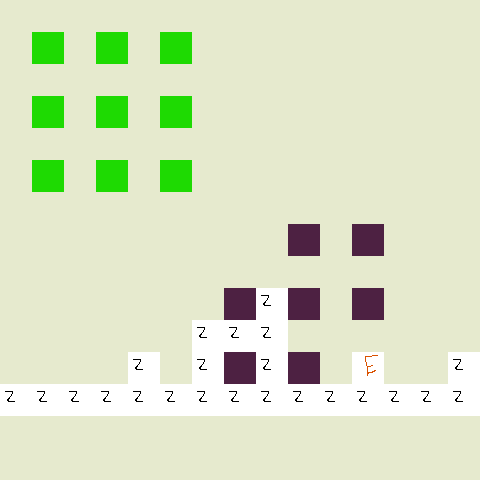

A level layout from a 2D game, rendered from its tile map. Below: a short description, then the map file with its tile-grid data intact:
An orthogonal 15x15 tile map with 32x32 px tiles, 4 tile layers (Ground, Wall, OtherSpritesheetTest, Enemies), 2 tilesets and 3 objects.

<map version="1.0" orientation="orthogonal" renderorder="right-down" width="15" height="15" tilewidth="32" tileheight="32" nextobjectid="5">
 <tileset firstgid="1" name="spritesheet" tilewidth="32" tileheight="32" tilecount="300">
  <image source="spritesheet.png" width="640" height="480" />
 </tileset>
 <tileset firstgid="301" name="OtherSpritesheet" tilewidth="32" tileheight="32" tilecount="300">
  <image source="map-spritesheet.png" width="640" height="480" />
 </tileset>
 <layer name="Ground" width="15" height="15">
  <data encoding="csv">
2,2,2,2,2,2,2,2,2,2,2,2,2,2,2,
2,2,2,2,2,2,2,2,2,2,2,2,2,2,2,
2,2,2,2,2,2,2,2,2,2,2,2,2,2,2,
2,2,2,2,2,2,2,2,2,2,2,2,2,2,2,
2,2,2,2,2,2,2,2,2,2,2,2,2,2,2,
2,2,2,2,2,2,2,2,2,2,2,2,2,2,2,
2,2,2,2,2,2,2,2,2,2,2,2,2,2,2,
2,2,2,2,2,2,2,2,2,2,2,2,2,2,2,
2,2,2,2,2,2,2,2,2,2,2,2,2,2,2,
2,2,2,2,2,2,2,2,2,2,2,2,2,2,2,
2,2,2,2,2,2,2,2,2,2,2,2,2,2,2,
2,2,2,2,2,2,2,2,2,2,2,2,2,2,2,
2,2,2,2,2,2,2,2,2,2,2,2,2,2,2,
2,2,2,2,2,2,2,2,2,2,2,2,2,2,2,
2,2,2,2,2,2,2,2,2,2,2,2,2,2,2
</data>
 </layer>
 <layer name="Wall" width="15" height="15">
  <data encoding="csv">
0,0,0,0,0,0,0,0,0,0,0,0,0,0,0,
0,1,0,1,0,1,0,0,0,0,0,0,0,0,0,
0,0,0,0,0,0,0,0,0,0,0,0,0,0,0,
0,1,0,1,0,1,0,0,0,0,0,0,0,0,0,
0,0,0,0,0,0,0,0,0,0,0,0,0,0,0,
0,1,0,1,0,1,0,0,0,0,0,0,0,0,0,
0,0,0,0,0,0,0,0,0,0,0,0,0,0,0,
0,0,0,0,0,0,0,0,0,0,0,0,0,0,0,
0,0,0,0,0,0,0,0,0,0,0,0,0,0,0,
0,0,0,0,0,0,0,0,21,0,0,0,0,0,0,
0,0,0,0,0,0,21,21,21,0,0,0,0,0,0,
0,0,0,0,21,0,21,21,21,0,0,0,0,0,21,
21,21,21,21,21,21,21,21,21,21,21,21,21,21,21,
0,0,0,0,0,0,0,0,0,0,0,0,0,0,0,
0,0,0,0,0,0,0,0,0,0,0,0,0,0,0
</data>
 </layer>
 <layer name="OtherSpritesheetTest" width="15" height="15">
  <data encoding="csv">
0,0,0,0,0,0,0,0,0,0,0,0,0,0,0,
0,0,0,0,0,0,0,0,0,0,0,0,0,0,0,
0,0,0,0,0,0,0,0,0,0,0,0,0,0,0,
0,0,0,0,0,0,0,0,0,0,0,0,0,0,0,
0,0,0,0,0,0,0,0,0,0,0,0,0,0,0,
0,0,0,0,0,0,0,0,0,0,0,0,0,0,0,
0,0,0,0,0,0,0,0,0,0,0,0,0,0,0,
0,0,0,0,0,0,0,0,0,301,0,301,0,0,0,
0,0,0,0,0,0,0,0,0,0,0,0,0,0,0,
0,0,0,0,0,0,0,301,0,301,0,301,0,0,0,
0,0,0,0,0,0,0,0,0,0,0,0,0,0,0,
0,0,0,0,0,0,0,301,0,301,0,301,0,0,0,
0,0,0,0,0,0,0,0,0,0,0,0,0,0,0,
0,0,0,0,0,0,0,0,0,0,0,0,0,0,0,
0,0,0,0,0,0,0,0,0,0,0,0,0,0,0
</data>
 </layer>
 <layer name="Enemies" width="15" height="15">
  <data encoding="csv">
0,0,0,0,0,0,0,0,0,0,0,0,0,0,0,
0,0,0,0,0,0,0,0,0,0,0,0,0,0,0,
0,0,0,0,0,0,0,0,0,0,0,0,0,0,0,
0,0,0,0,0,0,0,0,0,0,0,0,0,0,0,
0,0,0,0,0,0,0,0,0,0,0,0,0,0,0,
0,0,0,0,0,0,0,0,0,0,0,0,0,0,0,
0,0,0,0,0,0,0,0,0,0,0,0,0,0,0,
0,0,0,0,0,0,0,0,0,0,0,0,0,0,0,
0,0,0,0,0,0,0,0,0,0,0,0,0,0,0,
0,0,0,0,0,0,0,0,0,0,0,0,0,0,0,
0,0,0,0,0,0,0,0,0,0,0,0,0,0,0,
0,0,0,0,0,0,0,0,0,0,0,22,0,0,0,
0,0,0,0,0,0,0,0,0,0,0,0,0,0,0,
0,0,0,0,0,0,0,0,0,0,0,0,0,0,0,
0,0,0,0,0,0,0,0,0,0,0,0,0,0,0
</data>
 </layer>
 <objectgroup name="Test">
  <object id="1" gid="22" x="288" y="128" width="32" height="32" />
  <object id="3" gid="22" x="288" y="160" width="32" height="32" />
  <object id="4" gid="22" x="320" y="96" width="32" height="32" />
 </objectgroup>
</map>
